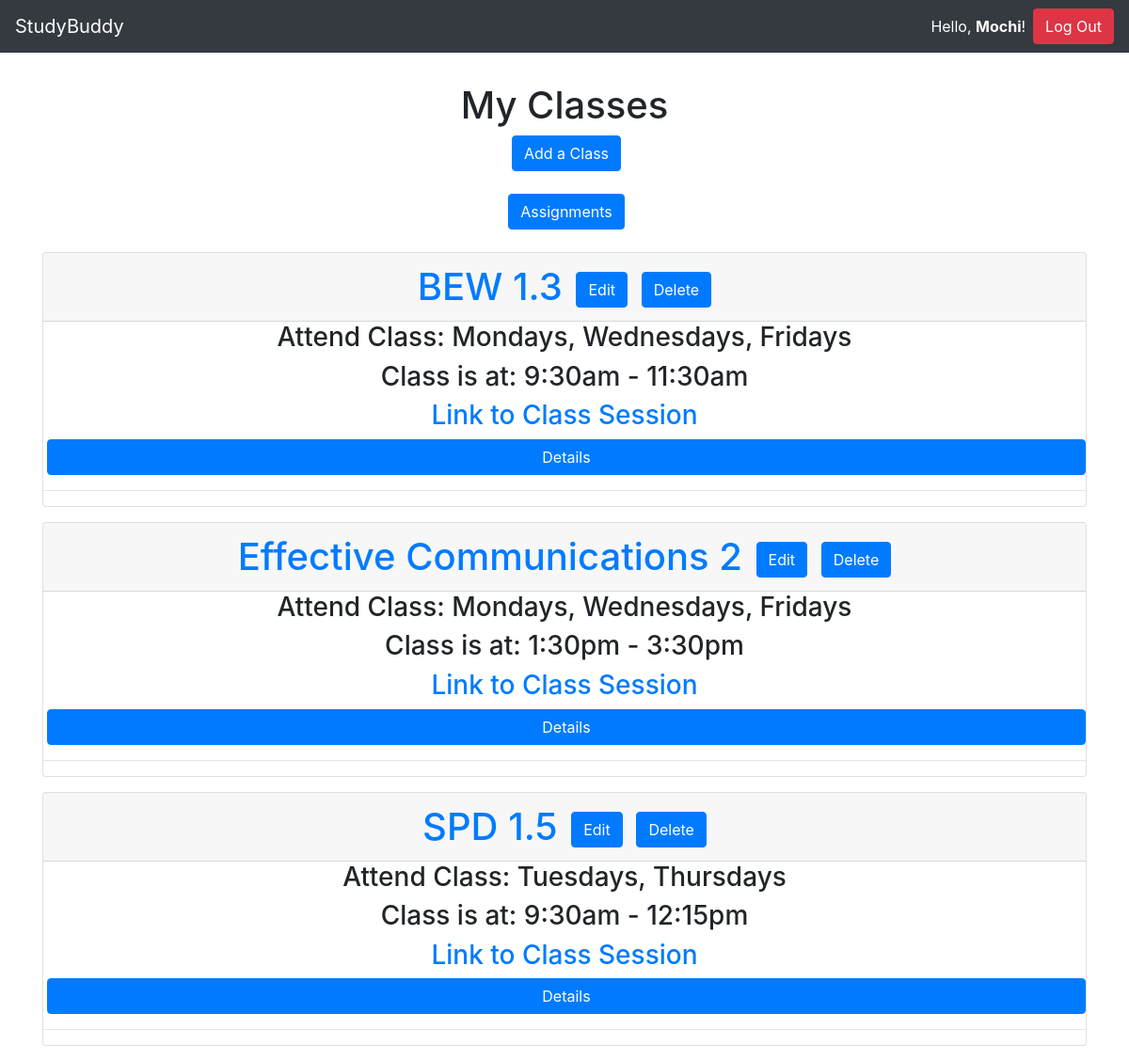
The app's page /schedule/ (signed in) with its own data.
### schedule/models.py (models this page shows, shortened)
class Class(models.Model):
    class_name = models.CharField(max_length=200, help_text="Enter class name.")
    class_link = models.URLField(max_length=200, help_text="Add a link to class sessions (ex: Zoom)")
    days = models.CharField(max_length=200, default="Mondays", help_text="What Days of the Week do I need to attend?")
    time = models.CharField(max_length=20, help_text="Enter a time", default="12:00pm-1:30pm")
    syllabus = models.URLField(max_length=200, null=True, blank=True, help_text="[Optional]Add a link to the Syllabus.")
    tracker = models.URLField(max_length=200, null=True, blank=True, help_text="[Optional]Add a link to class tracker.")
    grades = models.URLField(max_length=200, null=True, blank=True, help_text="[Optional]Add a link to grades for this class.")
    slug = models.CharField(max_length=200, blank = True, editable = False,
    help_text = "Unique URL Path to access this page.")
    class Meta: #Plural vers of Assignments
        verbose_name_plural = 'Classes'

### assignments/views.py (the view)
# urls.py: path('schedule/', views.schedule_index, name="schedule"),
def schedule_index(request):
    schedule = Class.objects.order_by('class_name')[:5]
    context = {'schedule': schedule}
    return render(request, 'schedule/schedule_index.html', context)

### assignments/templates/schedule/schedule_index.html
{% extends 'base.html' %}
{% block content %}
{% if request.user.is_authenticated %}
{% if schedule %}
<center><h1>My Classes</h1>
<a href="{% url 'addclass' %}" class="btn btn-primary ml-1">Add a Class</a><br><br>
<a href="/" class="btn btn-primary ml-1">Assignments</a><br><br>
</center>
{% for class in schedule %}
{% include "partials/card_class.html" %}
{% endfor %}
{% else %}
<center>
<h1>No Classes.</h1>
<a href="{% url 'addclass' %}" class="btn btn-primary ml-1">Add a Class</a><br><br>
</center>
{% endif %}
{% else %}
<center><h1>StudyBuddy</h1>
<h2>Log In/Sign Up to Begin!</h2>
</center>
{% endif %}
{% endblock %}

### accounts/templates/base.html (shortened to what this page needs)
<!doctype html>
<html lang="en">
  <head>
    <link rel="stylesheet" href="https://stackpath.bootstrapcdn.com/bootstrap/4.3.1/css/bootstrap.min.css"
>
  </head>
  <body>
    <nav class="navbar navbar-expand-md navbar-dark bg-dark">
      <a class="navbar-brand" href="{% url 'home' %}"> StudyBuddy</a>
      {% if request.user.is_authenticated %}
      <form class="form-inline ml-auto">
        <div class="text-white">Hello, <strong>{{ user.username }}</strong>!</div>
        <a href="{% url 'logout' %}" class="btn btn-danger ml-2">Log Out</a>
        {% else %}
        <a href="{% url 'login' %}" class="btn btn-secondary ml-2">Log In</a>
        <a href="{% url 'signup' %}" class="btn btn-primary ml-2">Sign Up</a>
      {% endif %}
      </form>
    </nav>
    <main role="main" class="container" style="margin-top: 4vh;">
      {% block content %}{% endblock %}
    </main>
  </body>

### assignments/templates/partials/card_class.html
<div class = "card mb-3">
  <center>
  <h1 class = "card-header"><a href = "{{ class.class_link }}">{{ class.class_name }}</a> <a href="{% url 'edit-class' class.slug %}" class="btn btn-primary ml-1">Edit</a> <a href="{% url 'delete-class' class.slug %}" class="btn btn-primary ml-1">Delete</a></h1>
  <h3>Attend Class: {{ class.days }}</h3>
  <h3>Class is at: {{ class.time }}</h3>
  <h3><a href ="{{ class.class_link }}">Link to Class Session</a></h3>
    </center>
    <a href="{% url 'class-details-page' class.slug %}" class="btn btn-primary ml-1">Details</a><hr>
    </div>

### records on screen
Class: class_name "BEW 1.3", days "Mondays, Wednesdays, Fridays", time "9:30am - 11:30am"
Class: class_name "Effective Communications 2", days "Mondays, Wednesdays, Fridays", time "1:30pm - 3:30pm"
Class: class_name "SPD 1.5", days "Tuesdays, Thursdays", time "9:30am - 12:15pm"

### other values on screen
{{ user.username }} "Mochi"
